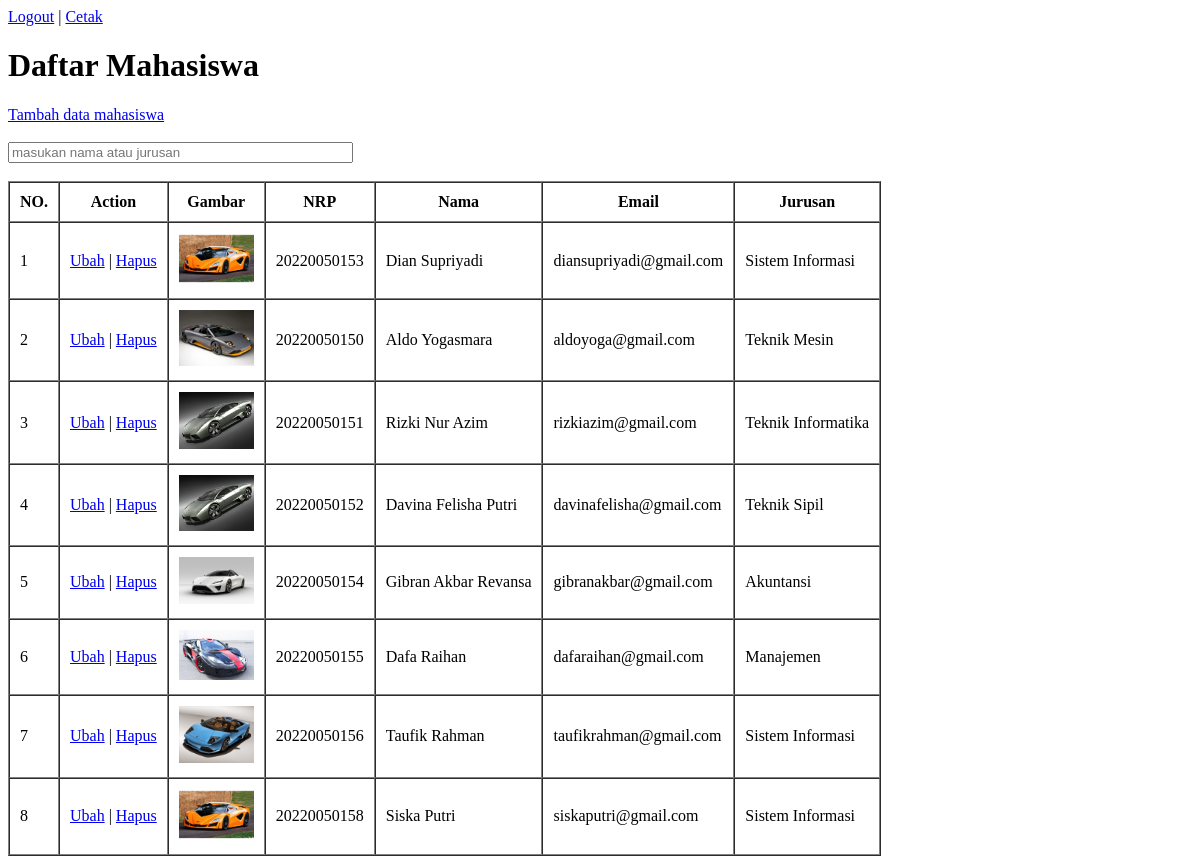
The page /index.php (signed in) on the database as committed earlier.
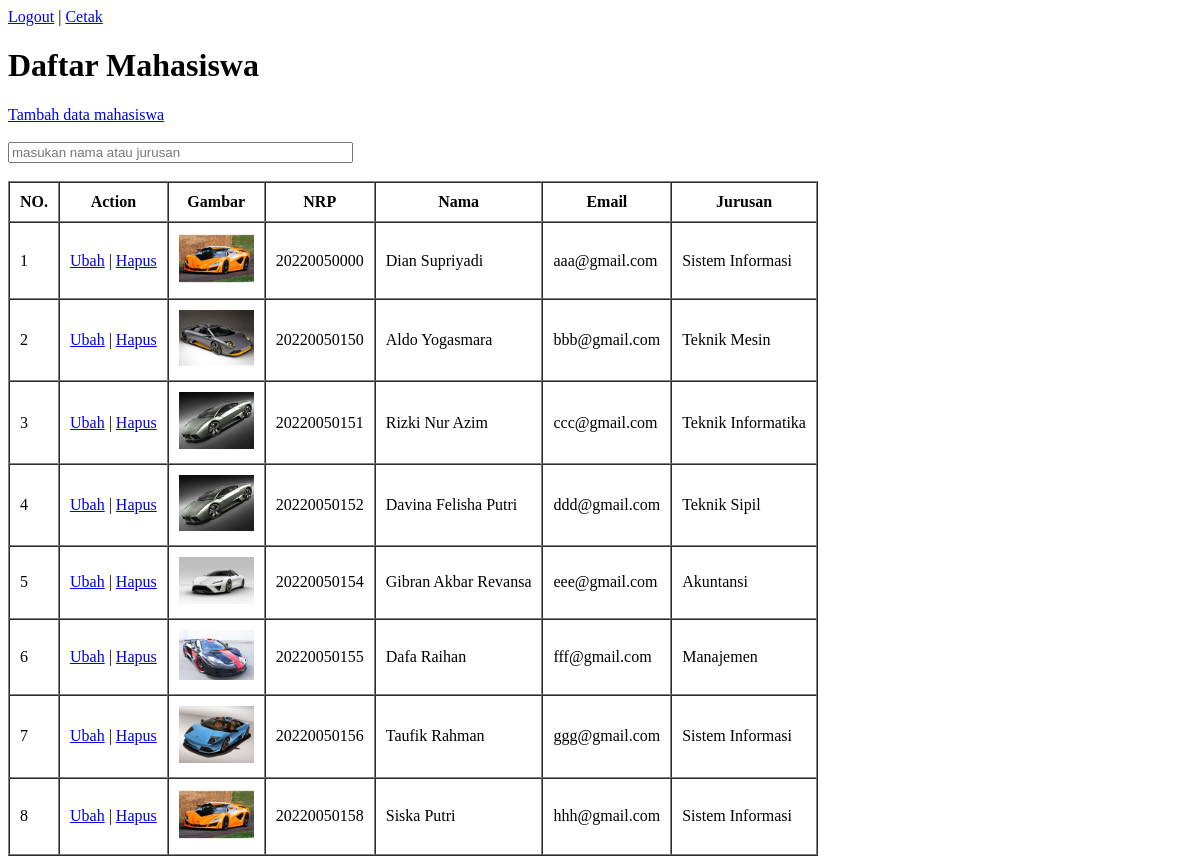
The same page on the database as committed later.
### tables this page shows
CREATE TABLE `mahasiswa` (
  `id` int(11) NOT NULL,
  `nama` varchar(100) NOT NULL,
  `nrp` char(11) NOT NULL,
  `email` varchar(100) NOT NULL,
  `jurusan` varchar(100) NOT NULL,
  `gambar` varchar(100) NOT NULL
);

### functions.php (called while the page is built, shortened)
<?php
$conn = mysqli_connect("localhost","root","","phpdasar");
function query($query) {
  global $conn;
  $result = mysqli_query($conn, $query);
  $rows = [];
  while( $row = mysqli_fetch_assoc($result)) {
    $rows[] = $row;
  }
  return $rows;
}
?>

### index.php (the view, shortened to what this page needs)
<?php
require 'functions.php';
$mahasiswa = query("SELECT * FROM mahasiswa");
?>
<!DOCTYPE html>
<html lang="en">
<head>
</head>
<body>
<a href="logout.php" class="logout">Logout</a> | <a href="cetak.php" target="_blank">Cetak</a>
<h1>Daftar Mahasiswa</h1>
<a href="tambah.php" class="tambah">Tambah data mahasiswa</a>
<br><br>
<form action="" method="post" class="form-cari">
  <input type="text" name="keyword" size="40" autofocus
  placeholder="masukan nama atau jurusan" autocomplete="off"
  id="keyword">
  <br><br>
</form>
<div id="container">
  <table border="1" cellpadding="10" cellspacing="0">
    <tr>
      <th>NO.</th>
      <th class="action">Action</th>
      <th>Gambar</th>
      <th>NRP</th>
      <th>Nama</th>
      <th>Email</th>
      <th>Jurusan</th>
    </tr>
    <?php $i = 1; ?>
    <?php foreach($mahasiswa as $row)  : ?>
    <tr>
      <td><?= $i; ?></td>
      <td class="action">
        <a href="ubah.php?id=<?= $row["id"]; ?>">Ubah</a> |
        <a href="hapus.php?id=<?= $row["id"]; ?>"
        onclick="return confirm('apakah yakin')">Hapus</a>
      </td>
      <td><img src="img/<?= $row["gambar"] ?>" width="75"></td>
      <td><?= $row["nrp"] ?></td>
      <td><?= $row["nama"] ?></td>
      <td><?= $row["email"] ?></td>
      <td><?= $row["jurusan"] ?></td>
    </tr>
    <?php $i++; ?>
    <?php endforeach; ?>
  </table>
</div>
</body>
</html>

Rows that differ between the two databases and show on the page:
changed mahasiswa "Dian Supriyadi": nrp "20220050153" → "20220050000"; email "diansupriyadi@gmail.com" → "aaa@gmail.com"
changed mahasiswa "Aldo Yogasmara": email "aldoyoga@gmail.com" → "bbb@gmail.com"
changed mahasiswa "Rizki Nur Azim": email "rizkiazim@gmail.com" → "ccc@gmail.com"
changed mahasiswa "Davina Felisha Putri": email "davinafelisha@gmail.com" → "ddd@gmail.com"
changed mahasiswa "Gibran Akbar Revansa": email "gibranakbar@gmail.com" → "eee@gmail.com"
changed mahasiswa "Dafa Raihan": email "dafaraihan@gmail.com" → "fff@gmail.com"
changed mahasiswa "Taufik Rahman": email "taufikrahman@gmail.com" → "ggg@gmail.com"
changed mahasiswa "Siska Putri": email "siskaputri@gmail.com" → "hhh@gmail.com"
